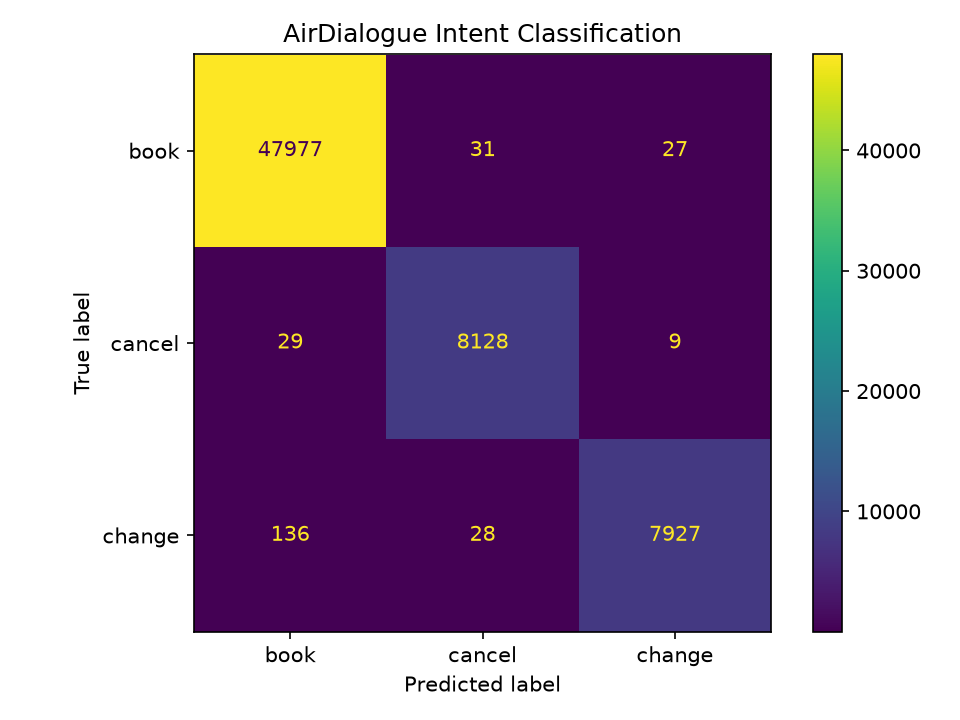

Recreate this plot in Python.
from datasets import load_from_disk
from sklearn.model_selection import train_test_split
from sklearn.metrics import confusion_matrix, ConfusionMatrixDisplay
import joblib
import matplotlib.pyplot as plt


DATASET_PATH = "Major-Project/Dataset/air_dialogue"
MODEL_PATH = "Major-Project/Model/chatbot_model.pkl"
OUTPUT_PATH = "Major-Project/Model/confusion_matrix.png"


def load_data():
    dataset = load_from_disk(DATASET_PATH)

    texts = []
    labels = []

    for row in dataset:
        dialogue = " ".join(row["dialogue"])
        goal = row["intent"]["goal"]

        texts.append(dialogue)
        labels.append(goal)

    return texts, labels


def create_confusion_matrix():
    texts, labels = load_data()

    _, test_texts, _, test_labels = train_test_split(
        texts,
        labels,
        test_size=0.20,
        random_state=42,
        stratify=labels
    )

    model = joblib.load(MODEL_PATH)

    predictions = model.predict(test_texts)

    labels_order = ["book", "cancel", "change"]

    matrix = confusion_matrix(
        test_labels,
        predictions,
        labels=labels_order
    )

    display = ConfusionMatrixDisplay(
        confusion_matrix=matrix,
        display_labels=labels_order
    )

    display.plot()
    plt.title("AirDialogue Intent Classification")
    plt.tight_layout()

    plt.savefig(OUTPUT_PATH, dpi=150)
    plt.show()

    print("Confusion matrix saved to:", OUTPUT_PATH)


if __name__ == "__main__":
    create_confusion_matrix()
